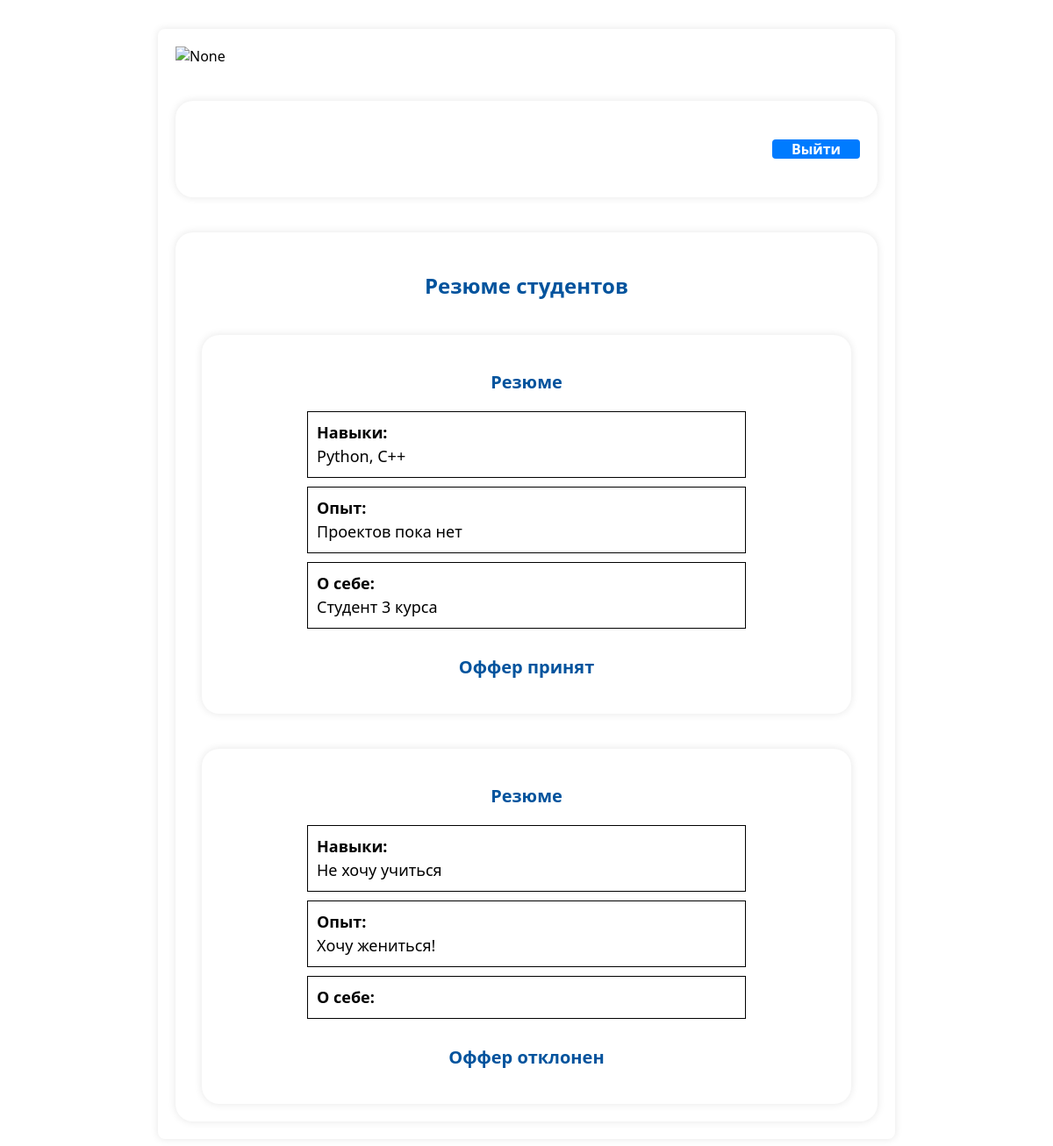
/auth_partners/profile_part/ (signed in), run on the app's committed database.
### student/models.py (models this page shows)
class Resume(models.Model):
    student_id = models.ForeignKey(User, verbose_name="студент", on_delete=models.CASCADE, blank=True)
    information = models.TextField(blank=True)
    about = models.TextField(blank=True)
    iam = models.TextField(blank=True)
    resume_send = models.BooleanField(null=True, blank=True)
    resume_accept = models.BooleanField(null=True, blank=True)

### partners/views.py (the view, shortened to what this page needs)
# urls.py: path('profile_part/', include('partners.urls', namespace='partners_profile')),
@login_required
def profile_part(request):
    print(request.user.is_authenticated)
    print(request.user.username)
    data = Resume.objects.all()
    return render(request, 'partners/profile.html', {'data':data, "offers":Offers.objects.all()})

### partners/templates/partners/profile.html (shortened to what this page needs)
{% load static %}
<!DOCTYPE html>
<html lang='en'>
<head>
    <link rel='stylesheet' href='{% static 'css/profile_part.css' %}'>
</head>
<body>
    <div class='container' >
        <img src='{% static 'image/guap.svg' %}' alt='None'>
        <div class='contetn'>
            <h3 class='text_users'>{{ user.first_name }} {{ user.last_name }} <a href='/' class='logout-btn'>Выйти</a> </h3>
        </div>
        <div class='contetn_resume'>
            <h3 class='text_resume'>Резюме студентов</h3>
            {% if data %}
            {% for field in data %}
            <form method="post">
                <div class='table_resume'>
                    <p class='text_resume_table'> Резюме </p>
                    <div class='info'>
                        <div class="info-section">
                            <span class='date_info'>Навыки:</span> <br> {{ field.information }}
                        </div>
                        <div class="info-section">
                            <span class='date_info'>Опыт:</span> <br> {{ field.about }}
                        </div>
                        <div class="info-section">
                            <span class='date_info'>О себе:</span> <br> {{ field.iam }}
                        </div>
                    </div>
                    {% if field.resume_accept %}
                    <p class='text_resume_table'> Оффер принят </p>
                    {% elif field.resume_accept == False %}
                    <p class='text_resume_table'> Оффер отклонен </p>
                    {% elif field.resume_send%}
                    <p class='text_resume_table'> Ожидание ответа </p>
                    {% else %}
                    <button type="submit" class='text-blk_offer'>Отправить Оффер</button>
                    {% endif %}
                </div>
            </form>
            {% endfor %}
            {% else %}
              <h3 class='text_resume'>Пока резюме от студентов нет!</h3>
            {% endif %}
        </div>
    </div>
</body>
</html>

### partners/static/css/profile_part.css (style rules this page uses)
.container { font-family:system-ui, -apple-system, BlinkMacSystemFont, 'Segoe UI', Roboto, Oxygen, Ubuntu, Cantarell, 'Open Sans', 'Helvetica Neue', sans-serif; width: 100%; max-width: 800px; height: auto; min-height: 900px; margin: 0 auto; margin-top: 33px; padding: 20px; border-radius: 8px; box-shadow: 0 0 10px rgba(0, 0, 0, 0.1); }
.contetn { font-family:system-ui, -apple-system, BlinkMacSystemFont, 'Segoe UI', Roboto, Oxygen, Ubuntu, Cantarell, 'Open Sans', 'Helvetica Neue', sans-serif; background-color: #fff; padding: 20px; border-radius: 20px; width: calc(100% - 40px); margin: 0 auto; margin-top: 40px; height:auto; box-shadow: 0 0 10px rgba(0, 0, 0, 0.1); display: flex; flex-direction: column; justify-content: center; }
.text_users { font-family:system-ui, -apple-system, BlinkMacSystemFont, 'Segoe UI', Roboto, Oxygen, Ubuntu, Cantarell, 'Open Sans', 'Helvetica Neue', sans-serif; font-family:system-ui, -apple-system, BlinkMacSystemFont, 'Segoe UI', Roboto, Oxygen, Ubuntu, Cantarell, 'Open Sans', 'Helvetica Neue', sans-serif; color: RGB(0, 83, 157); font-size: 24px; }
.logout-btn { font-family:system-ui, -apple-system, BlinkMacSystemFont, 'Segoe UI', Roboto, Oxygen, Ubuntu, Cantarell, 'Open Sans', 'Helvetica Neue', sans-serif; float: right; background-color: #007bff; border: none; width: 100px; height: auto; margin: 0 auto; color: #fff; font-size: 16px; text-align: center; text-decoration: none; border-radius: 4px; }
.contetn_resume { font-family:system-ui, -apple-system, BlinkMacSystemFont, 'Segoe UI', Roboto, Oxygen, Ubuntu, Cantarell, 'Open Sans', 'Helvetica Neue', sans-serif; background-color: #fff; padding: 20px; border-radius: 20px; width: calc(100% - 40px); margin: 0 auto; margin-top: 40px; height:auto; min-height: 200px; box-shadow: 0 0 10px rgba(0, 0, 0, 0.1); }
.text_resume { font-family:system-ui, -apple-system, BlinkMacSystemFont, 'Segoe UI', Roboto, Oxygen, Ubuntu, Cantarell, 'Open Sans', 'Helvetica Neue', sans-serif; color: RGB(0, 83, 157); font-size: 24px; text-align: center; }
.text_resume_table { font-family:system-ui, -apple-system, BlinkMacSystemFont, 'Segoe UI', Roboto, Oxygen, Ubuntu, Cantarell, 'Open Sans', 'Helvetica Neue', sans-serif; color: RGB(0, 83, 157); font-size: 20px; text-align: center; font-weight: bold; }
.table_resume { font-family:system-ui, -apple-system, BlinkMacSystemFont, 'Segoe UI', Roboto, Oxygen, Ubuntu, Cantarell, 'Open Sans', 'Helvetica Neue', sans-serif; background-color: #fff; padding: 20px; border-radius: 20px; width: calc(100% - 60px); margin: 0 auto; margin-top: 40px; box-shadow: 0 0 10px rgba(0, 0, 0, 0.1); display: flex; flex-direction: column; justify-content: center; }
.info { font-family:system-ui, -apple-system, BlinkMacSystemFont, 'Segoe UI', Roboto, Oxygen, Ubuntu, Cantarell, 'Open Sans', 'Helvetica Neue', sans-serif; text-align: center; font-size: 18px; line-height: 150%; }
.info-section { font-family:system-ui, -apple-system, BlinkMacSystemFont, 'Segoe UI', Roboto, Oxygen, Ubuntu, Cantarell, 'Open Sans', 'Helvetica Neue', sans-serif; width: 500px; border: 1px solid #000; padding: 10px; box-sizing: border-box; margin: 0 auto; margin-bottom: 10px; text-align: justify; }
.date_info { font-family:system-ui, -apple-system, BlinkMacSystemFont, 'Segoe UI', Roboto, Oxygen, Ubuntu, Cantarell, 'Open Sans', 'Helvetica Neue', sans-serif; text-align: center; font-weight: bold; }

### data on the page
Resume: information "Python, C++", about "Проектов пока нет", iam "Студент 3 курса", resume_accept "Оффер принят"
Resume: information "Не хочу учиться", about "Хочу жениться!", resume_accept "Оффер отклонен"
